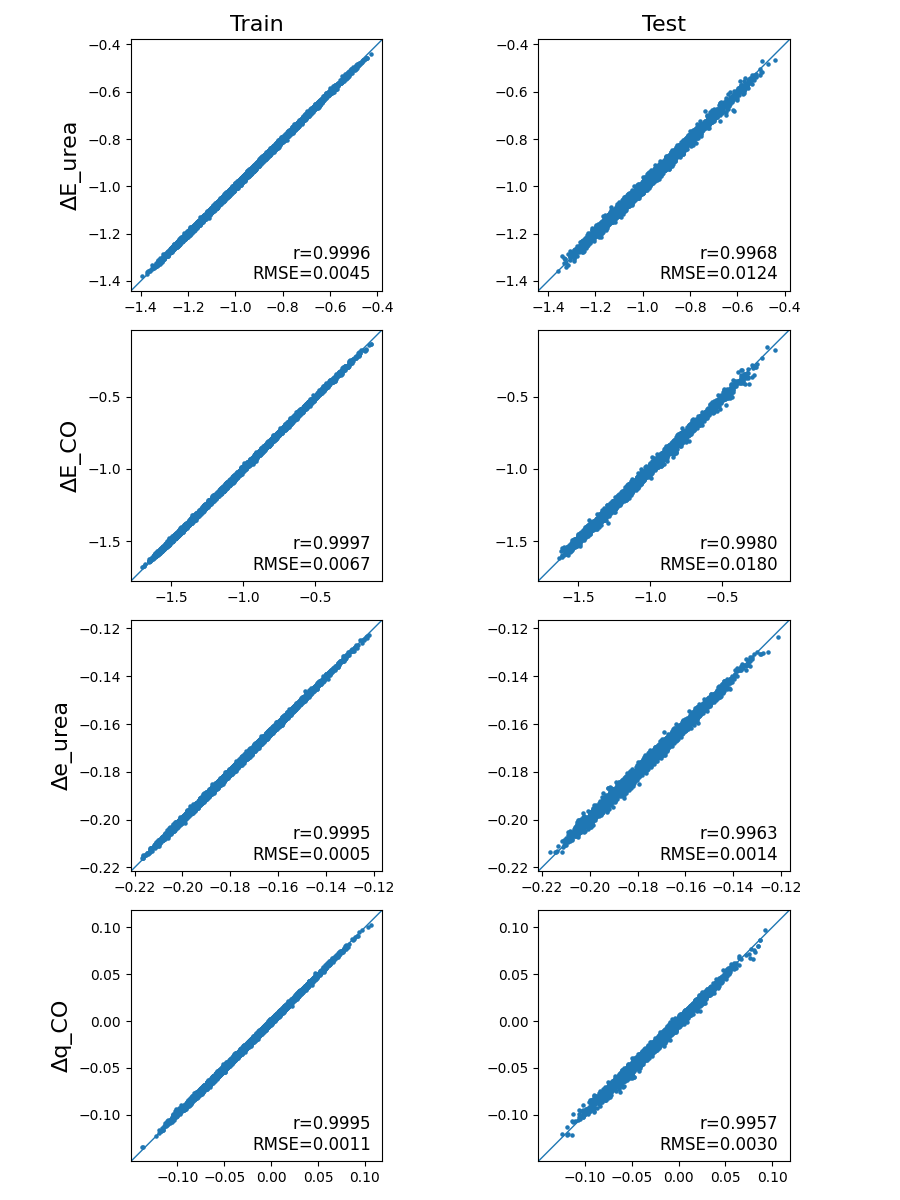

Write the Python code that produced this figure.
from pathlib import Path

SCRIPT_DIR = Path(__file__).resolve().parent
DATA_DIR = SCRIPT_DIR.parent.parent / "data"

import pandas as pd
import numpy as np
from sklearn.model_selection import train_test_split
from sklearn.preprocessing import StandardScaler
from sklearn.ensemble import RandomForestRegressor
import shap
import matplotlib.pyplot as plt
import pickle


def get_default_parameters():
    # 随机森林模型的默认参数
    params = {
        'seed': 0,
        'n_estimators': 500,  # 树的数量
        'min_samples_split': 2,  # 内部节点再划分所需最小样本数
        'min_samples_leaf': 1,   # 叶子节点最少样本数
        'max_features': 1.0,  # 每次分割时考虑的特征数量
        'min_weight_fraction_leaf':0.0
    }
    return params

config = get_default_parameters()

# 读取训练数据
excel = DATA_DIR / "metals_activity.xlsx"
x = pd.read_excel(excel,sheet_name='metals')
y = pd.read_excel(excel,sheet_name='activity')

# 数据划分
x_train, x_test, y_train, y_test = train_test_split(
    x, y, test_size=0.2, random_state=int(config['seed']), shuffle=True
)

# 数据标准化
norm_x = StandardScaler().fit(x_train)
norm_y = StandardScaler().fit(y_train)

x_train_ = norm_x.transform(x_train)
y_test_ = norm_y.transform(y_test)
x_test_ = norm_x.transform(x_test)
y_train_ = norm_y.transform(y_train)

# 创建随机森林模型 - 随机森林原生支持多输出回归
model = RandomForestRegressor(
    n_estimators=int(config['n_estimators']),
    min_samples_split=int(config['min_samples_split']),
    min_samples_leaf=int(config['min_samples_leaf']),
    max_features=config['max_features'],
    min_weight_fraction_leaf=config['min_weight_fraction_leaf'],
    n_jobs=-1  # 使用所有可用的CPU核心
)

# 训练模型
model.fit(x_train_, y_train_)

# 预测
train_pred = model.predict(x_train_)
test_pred = model.predict(x_test_)

train_pred = norm_y.inverse_transform(train_pred)
test_pred = norm_y.inverse_transform(test_pred)

# 反标准化预测结果
train_corr = [np.corrcoef(y_train.iloc[:, i], train_pred[:, i])[0, 1] for i in range(4)]#返回预测值和真实值之间的相关系数
test_corr = [np.corrcoef(y_test.iloc[:, i], test_pred[:, i])[0, 1] for i in range(4)]
train_rmse = [np.sqrt(np.mean((y_train.iloc[:, i] - train_pred[:, i]) ** 2))for i in range(4)]  # 计算训练集的 RMSE
test_rmse = [np.sqrt(np.mean((y_test.iloc[:, i] - test_pred[:, i]) ** 2))for i in range(4)] # 计算验证集的 RMSE
print(train_corr, test_corr, train_rmse, test_rmse)

fig, axes = plt.subplots(4, 2, figsize=(9, 12), tight_layout=True)#fig窗口为3*2，
axes[0, 0].set_title('Train', fontsize=16)
axes[0, 1].set_title('Test', fontsize=16)

for i in range(y.shape[1]):
    y_min = min(y.iloc[:, i].min(), train_pred[:, i].min(), test_pred[:, i].min()) #返回三个数据集中的最小值
    y_max = max(y.iloc[:, i].max(), train_pred[:, i].max(), test_pred[:, i].max())
    lim = [y_min - (y_max - y_min) * 0.05, y_max + (y_max - y_min) * 0.05] #设置坐标轴的范围

    for j in [0, 1]:
        axes[i, j].set_aspect('equal')
        axes[i, j].plot(lim, lim, lw=1)
        axes[i, j].set_xticks(axes[i, j].get_xticks())
        axes[i, j].set_yticks(axes[i, j].get_xticks())
        axes[i, j].set_xlim(lim)
        axes[i, j].set_ylim(lim)

    axes[i, 0].scatter(y_train.iloc[:, i], train_pred[:, i], s=5)#散点图
    axes[i, 1].scatter(y_test.iloc[:, i], test_pred[:, i], s=5)

    axes[i, 0].text(y_max, y_min, f'r={train_corr[i]:.4f}\nRMSE={train_rmse[i]:.4f}', horizontalalignment='right', fontsize=12)
    axes[i, 1].text(y_max, y_min, f'r={test_corr[i]:.4f}\nRMSE={test_rmse[i]:.4f}', horizontalalignment='right', fontsize=12)

    axes[i, 0].set_ylabel(y.columns[i], fontsize=16)

plt.savefig(SCRIPT_DIR / 'pretrain_RF.png')
plt.show()

# 保存模型
with open(SCRIPT_DIR / 'rf_premodel.pkl', 'wb') as f:
    pickle.dump(model, f)


# 保存结果到Excel
train_pred_df = pd.DataFrame(train_pred,columns=['ade_urea','ade_CO','e_urea','e_CO'])
test_pred_df = pd.DataFrame(test_pred,columns=['ade_urea','ade_CO','e_urea','e_CO'])
with pd.ExcelWriter(SCRIPT_DIR / 'pretrain_RF_result_all.xlsx') as writer:
    y_train.to_excel(writer, sheet_name='y_train', index=False)
    train_pred_df.to_excel(writer, sheet_name='train_pred', index=False)
    y_test.to_excel(writer, sheet_name='y_test', index=False)
    test_pred_df.to_excel(writer, sheet_name='test_pred', index=False)

# 保存标准化器
with open(SCRIPT_DIR / 'pretrain_RF_norm_y.pckl', 'wb') as f:
    pickle.dump(norm_y, f)

with open(SCRIPT_DIR / 'pretrain_RF_norm_x.pckl', 'wb') as f:
    pickle.dump(norm_x, f)

print("随机森林模型训练和评估完成")
